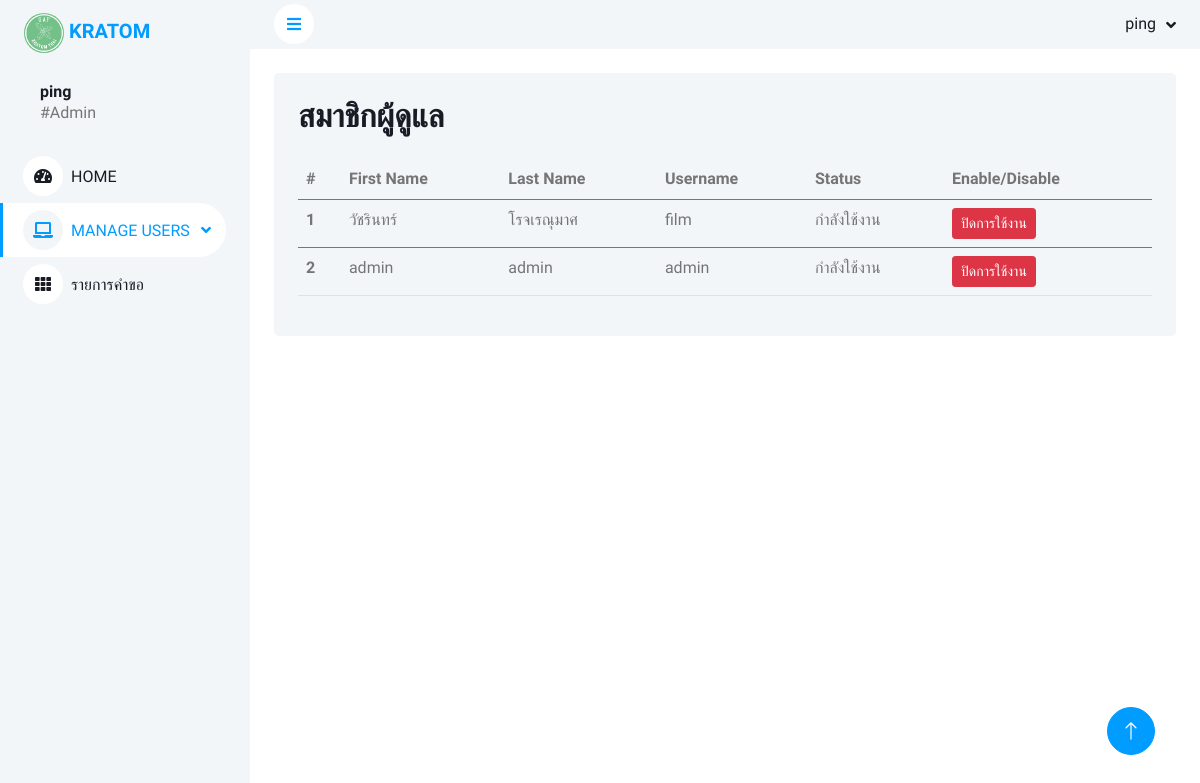
/admin/memberadmin.php (signed in), run on the app's committed database.
### tables this page shows
CREATE TABLE `user` (
  `id_user` int(11) NOT NULL,
  `username` varchar(30) DEFAULT NULL,
  `password` varchar(40) DEFAULT NULL,
  `name` varchar(100) DEFAULT NULL,
  `lastname` varchar(50) DEFAULT NULL,
  `user_type` int(11) DEFAULT NULL,
  `user_status` int(11) DEFAULT '1'
);

### admin/header.php (called while the page is built, shortened)
<?php
  $user_id= $_SESSION['user_id'];
  $a_name = $_SESSION['a_name'];
?>

### admin/memberadmin.php (the view, shortened to what this page needs)
<!DOCTYPE html>
<html lang="en">
<head>
    <?php
    include('header.php');
    $query = "SELECT * FROM user WHERE user_type=2 AND id_user != '$user_id' ORDER BY id_user ASC" or die("Error:" . mysqli_error($con));
    $result = mysqli_query($con, $query);
    ?>
    <link href="https://cdnjs.cloudflare.com/ajax/libs/font-awesome/5.10.0/css/all.min.css" rel="stylesheet">
    <link href="https://cdn.jsdelivr.net/npm/bootstrap-icons@1.4.1/font/bootstrap-icons.css" rel="stylesheet">
    <link href="lib/owlcarousel/assets/owl.carousel.min.css" rel="stylesheet">
    <link href="lib/tempusdominus/css/tempusdominus-bootstrap-4.min.css" rel="stylesheet" />
    <link href="css/bootstrap.min.css" rel="stylesheet">
    <link href="css/style.css" rel="stylesheet">
</head>
<body>
    <div class="container-xxl position-relative bg-white d-flex p-0">
        <div class="sidebar pe-4 pb-3">
            <nav class="navbar bg-light navbar-light">
                <a href="index.php" class="navbar-brand mx-4 mb-4">
                    <div class="position-relative">
                        <img class="rounded-circle" src="../images/11478160-D297-4215-BCA7-84A3191EB15D.png" alt="" style="width: 40px; height: 40px;">
                    <strong class="text-primary">KRATOM</strong>
                    </div>
                </a>
                <div class="d-flex align-items-center ms-4 mb-4">
                    <div class="ms-3">
                        <h6 class="mb-0"><?php echo $a_name; ?></h6>
                        <span>#Admin</span>
                    </div>
                </div>
                <div class="navbar-nav w-100">
                    <a href="index.php" class="nav-item nav-link"><i class="fa fa-tachometer-alt me-2"></i>HOME</a>
                    <div class="nav-item dropdown">
                        <a href="#" class="nav-link dropdown-toggle active" data-bs-toggle="dropdown"><i class="fa fa-laptop me-2"></i>MANAGE USERS</a>
                    </div>
                    <a href="list_petition.php" class="nav-item nav-link"><i class="fa fa-th me-2"></i>รายการคำขอ</a>
                </div>
            </nav>
        </div>
        <div class="content">
            <?php
            include('navber.php');
            ?>
            <div class="container-fluid pt-4 px-4">
            <div class="col-12">
                <div class="bg-light rounded h-100 p-4">
                    <h2 class="mb-4">สมาชิกผู้ดูแล</h2>
                    <div class="table-responsive">
                        <table class="table">
                            <thead>
                                <tr>
                                    <th scope="col">#</th>
                                    <th scope="col">First Name</th>
                                    <th scope="col">Last Name</th>
                                    <th scope="col">Username</th>
                                    <th scope="col">Status</th>
                                    <th scope="col">Enable/Disable</th>
                                </tr>
                            </thead>
                            <?php
                                $num = 1;
                                if($result->num_rows == 0){
                            ?>
                                    <tr align="center">
                                    <td colspan="6">ไม่พบข้อมูล</td>
                                    </tr>
                            <?php
                                }else{
                                    while ($row_am =  mysqli_fetch_assoc($result)){ ?>
                            <tbody>
                                <tr>
                                    <th scope="row"><?php echo $num; $num++; ?></th>
                                    <td><?php echo $row_am['name']; ?></td>
                                    <td><?php echo $row_am['lastname']; ?></td>
                                    <td><?php echo $row_am['username']; ?></td>
                                    <?php if($row_am['user_status'] == 1){ ?>
                                        <td> กำลังใช้งาน </td>
                                        <td><a href="admin_disable_db.php?ID=<?php echo $row_am['id_user']; ?>" class='btn btn-danger btn-sm'  onclick="return confirm('ยันยันการปิดการใช้งาน')">ปิดการใช้งาน</a> </td>
                                    <?php }elseif($row_am['user_status'] == 0){ ?>
                                        <td> ถูกปิดงานใช้งาน </td>
                                        <td><a href="admin_enable_db.php?ID=<?php echo $row_am['id_user']; ?>" class='btn btn-success'  onclick="return confirm('ยืนยันเปิดการใช้งาน')">เปิดการใช้งาน</a> </td>
                                    <?php }?>
                                </tr>
                            </tbody>
                            <?php }} ; ?>
                        </table>
                    </div>
                </div>
            </div>
            </div>
        </div>
        <a href="#" class="btn btn-lg btn-primary btn-lg-square back-to-top"><i class="bi bi-arrow-up"></i></a>
    </div>
</body>
</html>

### admin/css/style.css (style rules this page uses)
:root { --primary: #009CFF; --light: #F3F6F9; --dark: #191C24; }
.back-to-top { position: fixed; display: none; right: 45px; bottom: 45px; z-index: 99; }
.btn { transition: .5s; }
.btn.btn-primary { color: #FFFFFF; }
.btn-lg-square { width: 48px; height: 48px; }
.btn-square, .btn-sm-square, .btn-lg-square { padding: 0; display: inline-flex; align-items: center; justify-content: center; font-weight: normal; border-radius: 50px; }
.sidebar { position: fixed; top: 0; left: 0; bottom: 0; width: 250px; height: 100vh; overflow-y: auto; background: var(--light); transition: 0.5s; z-index: 999; }
.content { margin-left: 250px; min-height: 100vh; background: #FFFFFF; transition: 0.5s; }
@media (min-width: 992px) { .sidebar { margin-left: 0; } }
@media (min-width: 992px) { .content { width: calc(100% - 250px); } }
.sidebar .navbar .navbar-nav .nav-link { padding: 7px 20px; color: var(--dark); font-weight: 500; border-left: 3px solid var(--light); border-radius: 0 30px 30px 0; outline: none; }
.sidebar .navbar .navbar-nav .nav-link:hover, .sidebar .navbar .navbar-nav .nav-link.active { color: var(--primary); background: #FFFFFF; border-color: var(--primary); }
.sidebar .navbar .navbar-nav .nav-link i { width: 40px; height: 40px; display: inline-flex; align-items: center; justify-content: center; background: #FFFFFF; border-radius: 40px; }
.sidebar .navbar .navbar-nav .nav-link:hover i, .sidebar .navbar .navbar-nav .nav-link.active i { background: var(--light); }
.sidebar .navbar .dropdown-toggle::after { position: absolute; top: 15px; right: 15px; border: none; content: "\f107"; font-family: "Font Awesome 5 Free"; font-weight: 900; transition: .5s; }

### data on the page
user: name "วัชรินทร์", lastname "โรจเรณุมาศ", username "film"
user: name "admin", lastname "admin", username "admin"

### other printed values
$a_name "ping"
